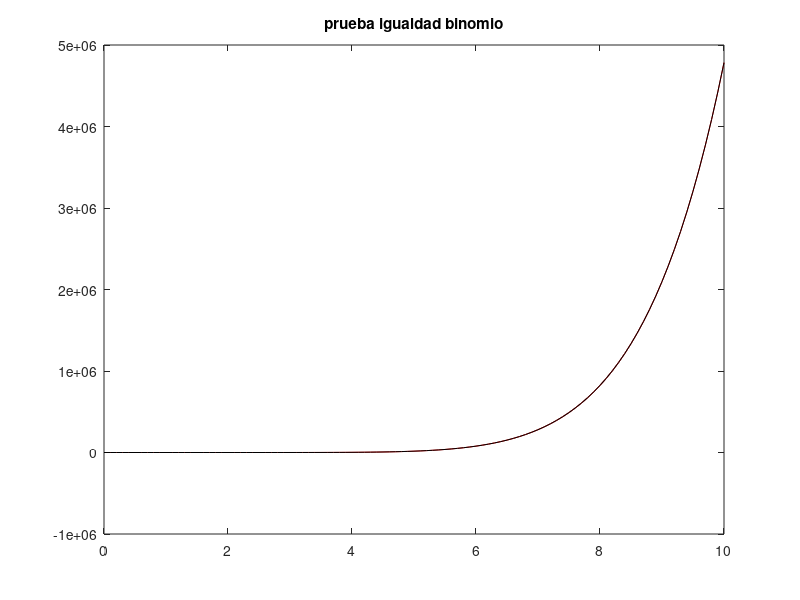
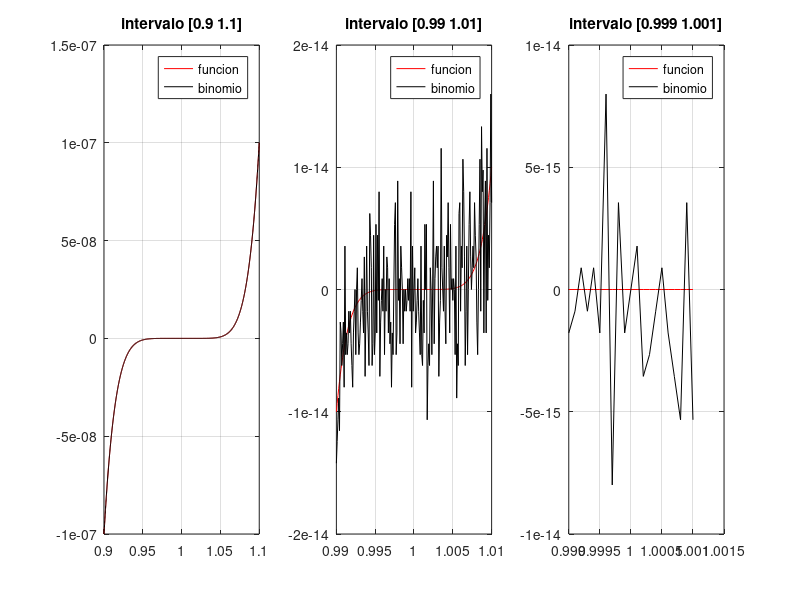

Write MATLAB code to recreate these figures, in order.
%EVALUACION
%AUTOR: Gonzalez Targon Joaquin
%LEGAJO: G-5767/3
%COMISION: 510
clear, clc, close all
%EJERCICIO 1
p=@(x) (x-1).^7;
% Binomio de Newton
%p(x)= (x.^7.*y.^0)+(x.^6.*y.^1)+(x.^5.*y.^2)+(x.^4.*y.^3)+(x.^3.*y.^4)+(x.^2.*y.^5)+(x.^1.*y.^6)+(x.^0.*y.^7);
p1=@ (x) x.^7.*1-x.^6.*7+x.^5.*21-x.^4.*35+x.^3.*35-x.^2.*21+x.^1.*7-1;
v=0:.1:10;
figure(1)
plot(v, p(v),'r', v, p1(v),'k');
title('prueba igualdad binomio');
% b)
v1= 0.9:.0001:1.1;
v2=0.99:.0001:1.01;
v3= 0.999:.0001:1.001;
figure(2)
subplot(1,3,1), plot(v1, p(v1), 'r', v1, p1(v1), 'k'), grid on, hold on;
title('intervalo [0.9 1.1]');
legend('funcion', 'binomio')
subplot(1,3,2), plot(v2, p(v2), 'r', v2, p1(v2), 'k'), grid on, hold on;
title('intervalo [0.99 1.01]');
legend('funcion', 'binomio')
subplot(1,3,3), plot(v3, p(v3), 'r', v3, p1(v3), 'k'), grid on, hold on;
title('intervalo [0.999 1.001]');
legend('funcion', 'binomio')
%c) el error que se produce es porque al modificar el intervalo con un
%numero chiquito se puede generar un gran error como salida
%por el redondeo se produce un corrimiento de la mantiza y la perdida de cifras significativas
%En este caso no hay error de truncamiento




